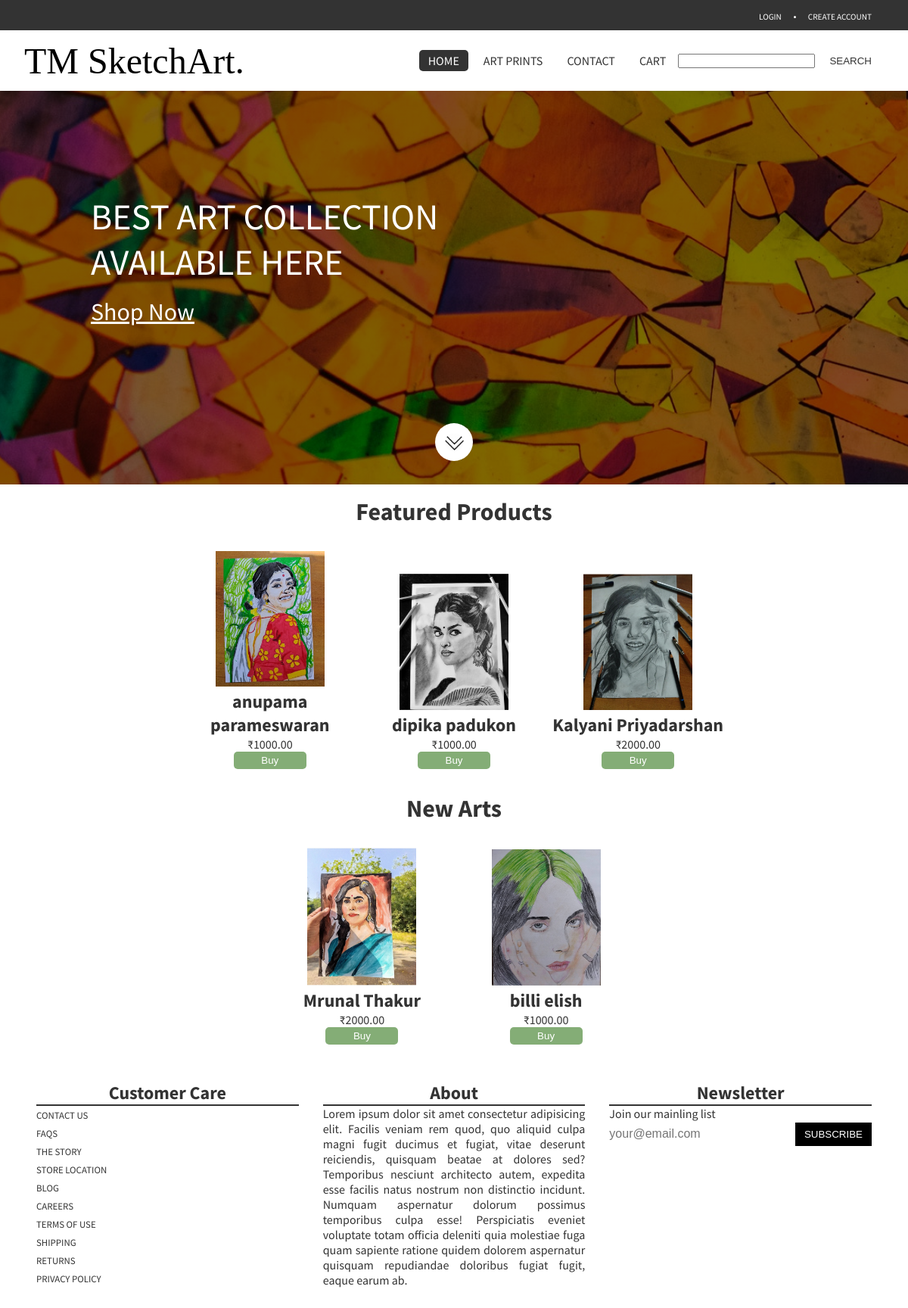
The page / on the database its author committed.
### tables this page shows
CREATE TABLE `product` (
  `productID` int(11) NOT NULL,
  `name` varchar(200) NOT NULL,
  `price` decimal(12,2) NOT NULL,
  `description` text NOT NULL,
  `image` varchar(200) NOT NULL,
  `alias` varchar(200) DEFAULT NULL
);

### index.php (the view, shortened to what this page needs)
<?php
include 'connection.php';
?>
<!DOCTYPE html>
<html lang="en">
  <head>
    <link rel="stylesheet" href="./css/style.css" />
  </head>
  <body>
   <div class="navigation">
        <div class="nav-top">
            <ul>
                <?php
                    if(isset($_SESSION["customer"])) {
                ?>
                    <li><a href="logout.php">logout</a></li>
                    <li><span class="dot"></span></li>
                    <li><a href="#"><?php echo $_SESSION["customer"] ; ?></a></li>
                <?php
                    } else {
                ?>
                    <li><a href="login.php">login</a></li>
                    <li><span class="dot"></span></li>
                    <li><a href="register.php">create account</a></li>
                <?php } ?>
            </ul>
        </div>
        <div class="navbar">
            <div class="logo">
                TM SketchArt.
            </div>
            <ul>
                <li><a href="index.php" class="active">Home</a></li>
                <li><a href="artprints.php">Art Prints</a></li>
                <li><a href="contact.php">Contact</a></li>
                <li><a href="cart.php">Cart
                    </a></li>
					<li>
									   <form action="search.php" method="get">
						<input type="search" name="search" pattern=".*\S.*" required>
						<button type="submit">Search</button>
					</form>
                </li>
            </ul>
        </div>
    </div>
    <div class="header">
      <div class="text-on-image">
        <p class="uppercase">
          Best Art Collection <br />
          Available Here
        </p>
        <a href="artprints.php">Shop Now</a>
      </div>
      <div class="container">
        <div class="next-section" id="section-change-main">
          <div class="next-sub uppercase" id="section-change">
            <a href="#featured"
              ><img src="./img/arrow-down.png" alt="arrow-down"
            /></a>
          </div>
        </div>
      </div>
    </div>
    <div class="product-showcase" id="featured">
      <h1 class="slogan">Featured Products</h1>
      <?php
        $sql = "SELECT productID, name, price, image FROM product where alias = 'featured'";
        $result = $conn->query($sql);
        if ($result->num_rows > 0) {
            while($row = $result->fetch_assoc()) {
      ?>
      <form action="product.php" method="get">
        <div class="product">
          <img src="./img/<?php echo $row["image"]; ?>" alt="" />
          <h2><?php echo $row["name"]; ?></h2>
          <p><?php echo '₹' . $row["price"]; ?></p>
          <button type="submit" name="product" value="<?php echo $row["name"]; ?>">Buy</button>
        </div>
      </form>
      <?php } } ?>
    </div>
    <div class="product-showcase" id="new">
      <h1 class="slogan">New Arts</h1>
      <?php
        $sql = "SELECT productID, name,	price, image FROM product where alias = 'new'";
        $result = $conn->query($sql);
        if ($result->num_rows > 0) {
            while($row = $result->fetch_assoc()) {
      ?>
      <form action="product.php" method="get">
        <div class="product">
          <img src="./img/<?php echo $row["image"]; ?>" alt="" />
          <h2><?php echo $row["name"]; ?></h2>
          <p><?php echo '₹' . $row["price"]; ?></p>
          <button type="submit" name="product" value="<?php echo $row["name"]; ?>">Buy</button>
        </div>
      </form>
      <?php } } ?>
    </div>
    <div class="footer">
      <div class="section">
        <h1>Customer Care</h1>
        <div class="footer-link uppercase">
          <a href="#">Contact US</a><br />
          <a href="#">faqs</a><br />
          <a href="#">the story</a><br />
          <a href="#">store location</a><br />
          <a href="#">blog</a><br />
          <a href="/v1k4s/tmart/admin/login.php">careers</a><br />
          <a href="#">terms of use</a><br />
          <a href="#">shipping</a><br />
          <a href="#">returns</a><br />
          <a href="#">privacy policy</a><br />
        </div>
      </div>
      <div class="section">
        <h1>About</h1>
        <p>
          Lorem ipsum dolor sit amet consectetur adipisicing elit. Facilis
          veniam rem quod, quo aliquid culpa magni fugit ducimus et fugiat,
          vitae deserunt reiciendis, quisquam beatae at dolores sed? Temporibus
          nesciunt architecto autem, expedita esse facilis natus nostrum non
          distinctio incidunt. Numquam aspernatur dolorum possimus temporibus
          culpa esse! Perspiciatis eveniet voluptate totam officia deleniti quia
          molestiae fuga quam sapiente ratione quidem dolorem aspernatur
          quisquam repudiandae doloribus fugiat fugit, eaque earum ab.
        </p>
      </div>
      <div class="section">
        <h1>Newsletter</h1>
        <p>Join our mainling list</p>
        <input
          type="text"
          name="email"
          id="email"
          placeholder="your@email.com"
        />
        <button class="uppercase">Subscribe</button>
      </div>
    </div>
  </body>
</html>

### css/style.css (style rules this page uses)
* { margin: 0; padding: 0; box-sizing: border-box; }
body { background: #fff; color: #333; font-family: "Source Sans Pro", sans-serif; }
.uppercase { text-transform: uppercase; }
.container { width: 100%; display: flex; align-items: center; justify-content: center; }
.navigation { position: fixed; top: 0; left: 0; display: flex; flex-direction: column; height: 15vh; width: 100%; background: #fff; z-index: 1; }
.nav-top { height: 5vh; width: 100%; background: #333; }
.nav-top ul { height: 100%; width: 100%; padding: 0 2rem; display: flex; justify-content: flex-end; align-items: center; list-style: none; }
.nav-top ul li:nth-child(odd) { padding: 0 1rem; }
.dot { display: inline-block; height: 3px; width: 3px; margin-bottom: 0.15rem; background-color: #fff; border-radius: 50%; }
.nav-top ul li a { text-decoration: none; color: #fff; text-transform: uppercase; font-size: 0.7rem; }
.navbar { height: 10vh; display: flex; justify-content: space-between; align-items: center; padding: 0 2rem; }
.logo { font-family: "Playfair Display", serif; color: #000; font-size: 3rem; }
.navbar ul { height: 100%; display: flex; align-items: center; list-style: none; }
.navbar ul li a { text-decoration: none; text-transform: uppercase; color: #333; padding: 0.25rem 0.75rem; margin: 0 0.25rem; transition: all 0.3s; }
.navbar ul li a.active { background: #333; color: #fff; border-radius: 5px; }
.navbar ul li form button { border: transparent; background: transparent; text-decoration: none; text-transform: uppercase; color: #333; padding: 0.25rem 0.75rem; margin: 0 0.25rem; transition: all 0.3s; }
.header { height: 80vh; width: 100%; background: linear-gradient(rgba(0, 0, 0, 0.5), rgba(0, 0, 0, 0.5)), url("../img/header-bg.jpg") no-repeat center center/cover; background-attachment: fixed; position: relative; }
.text-on-image { position: absolute; top: 40%; left: 10%; font-size: 3rem; color: #fff; }
.text-on-image a { color: #fff; position: relative; font-size: 2rem; }
.next-section { position: absolute; bottom: 1rem; width: 80px; height: 80px; display: flex; align-items: center; justify-content: center; border-radius: 50%; }
.next-sub { width: 50px; height: 50px; background: #fff; display: flex; align-items: center; justify-content: center; border-radius: 50%; text-align: center; }
.next-sub a { text-decoration: none; color: #333; position: relative; }
.next-sub img { margin-top: 0.25rem; border-radius: 50%; width: 50%; }
.product-showcase { margin: 1rem 0; text-align: center; }
.slogan { text-align: center; margin-bottom: 1rem; }
.product { display: inline-block; margin: 1rem 0; width: 20%; text-align: center; }
.product img { width: 60%; }
.product button { width: 40%; background: #84ad76; border: none; padding: 0.25rem 0.75rem; color: #fff; cursor: pointer; border-radius: 5px; }
.footer { height: 50vh; width: 100%; display: flex; align-items: flex-start; justify-content: space-between; padding: 0 2rem; }
.section { height: 100%; flex: 1; padding: 1rem; }
.section h1 { font-size: 1.5rem; text-align: center; border-bottom: 2px solid #333; }
.section p { text-align: justify; }
.footer-link a { text-decoration: none; color: #333; display: inline-block; margin: 0.25rem 0; font-size: 0.8rem; }
.footer input { width: 70%; margin-right: 0; border: none; padding: 0.5rem 0; font-size: 1rem; outline: none; }
.footer button { width: 29%; border: none; background: #000; padding: 0.5rem 0; color: #fff; cursor: pointer; }
form { display: inline; }

### rows shown on the page
product: image (picture), name "anupama parameswaran", price "1000.00"
product: image (picture), name "dipika padukon", price "1000.00"
product: image (picture), name "Kalyani Priyadarshan", price "2000.00"
product: image (picture), name "Mrunal Thakur", price "2000.00"
product: image (picture), name "billi elish", price "1000.00"
